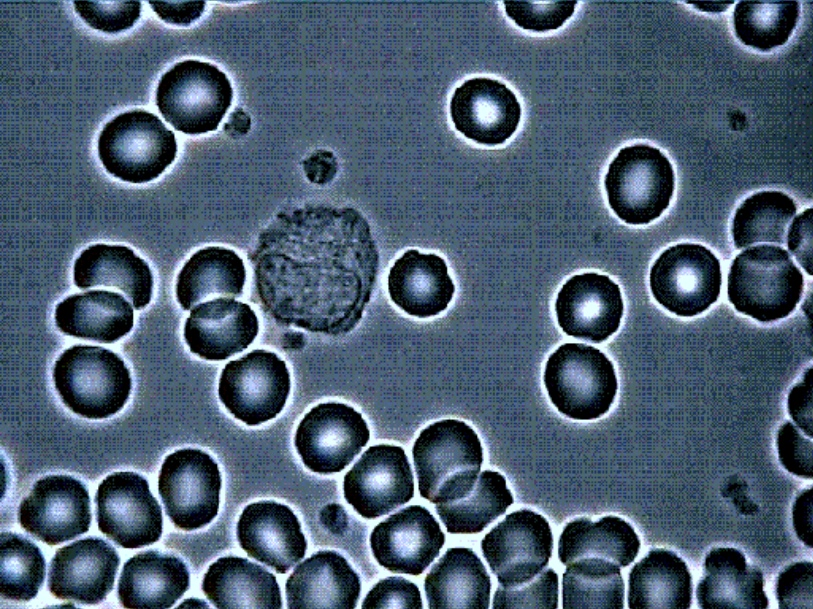
#> input picture BloodCells/image.png, 813 x 609 px
$ jupyter execute Blood_cells.ipynb
#> lines starting #> are read from the running program, lines starting #| are printed output that depends on the picture; after the words box and inside, x2 and y2 are one past the last pixel; in counts of white or black regions, pixels touching at a corner belong together
[cell 1]
import cv2
import numpy as np
from matplotlib import pyplot as plt

[cell 2]
def show(img):
    plt.figure(figsize=(7,7))
    plt.imshow(img, cmap='gray')

[cell 3]
img = cv2.imread('image.png')
#> img is the input picture: shape (609, 813, 3); mean B, G, R 111.9, 93.1, 75.2
gray = cv2.cvtColor(img, cv2.COLOR_BGR2GRAY)
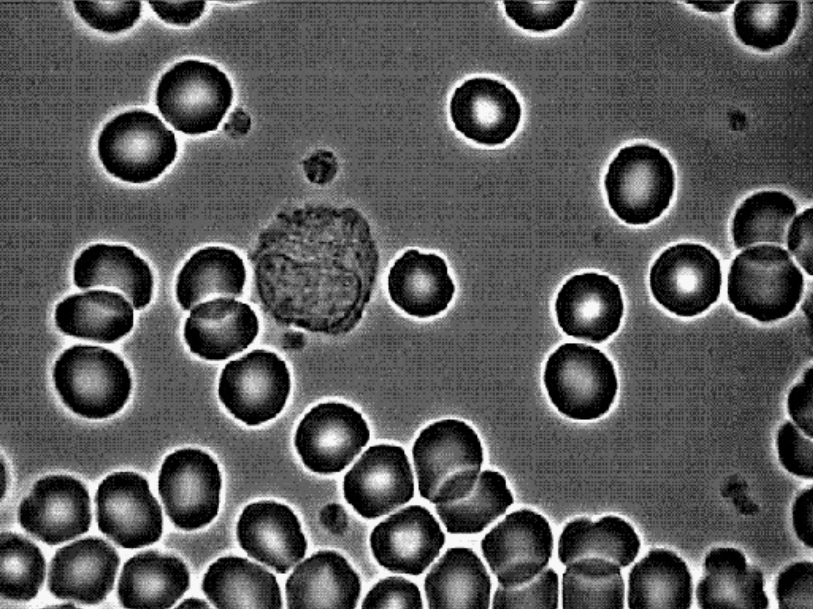
#> gray: shape (609, 813); min 0, max 251, mean 89.9
show(gray)

[cell 4]
blur = cv2.blur(gray, (7,7))
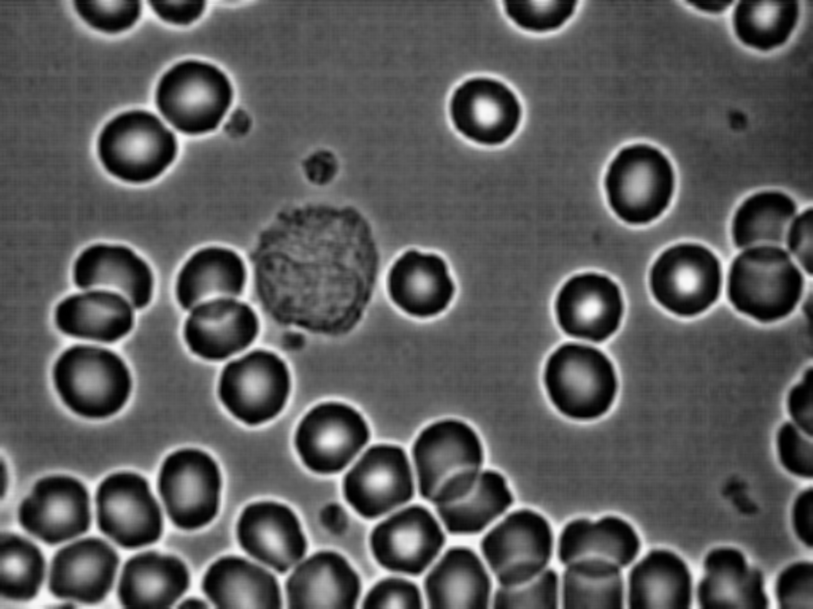
#> blur: shape (609, 813); min 0, max 248, mean 89.9
show(blur)

[cell 5]
canny = cv2.Canny(blur, 130, 240)
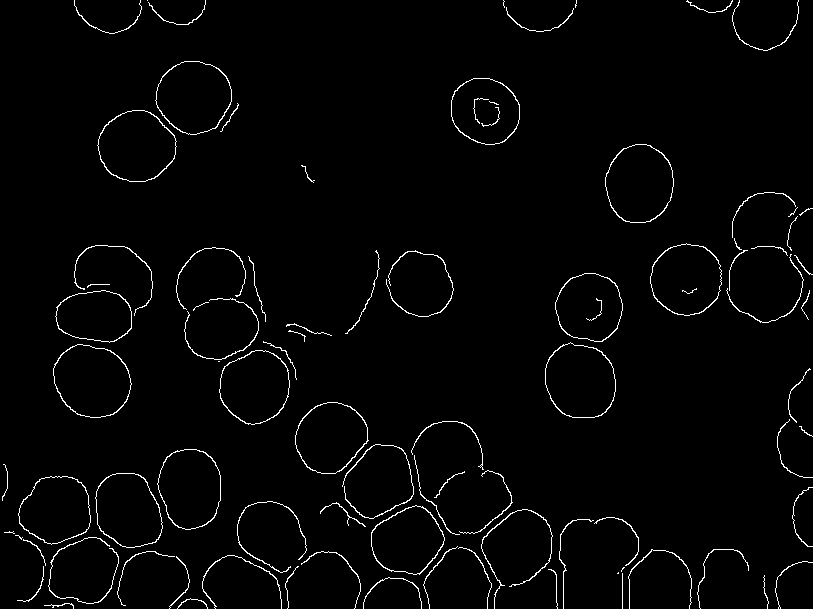
#> canny: shape (609, 813); 2.1% white in thin lines or dots
show(canny)

[cell 6]
kernel1 = cv2.getStructuringElement(cv2.MORPH_RECT, (5,5))
kernel2 = cv2.getStructuringElement(cv2.MORPH_RECT, (4,4))
kernel3 = cv2.getStructuringElement(cv2.MORPH_RECT, (5,5))
close = cv2.morphologyEx(canny, cv2.MORPH_CLOSE, kernel1, iterations=1)
#> close: shape (609, 813); 2.5% white in thin lines or dots
dilate = cv2.morphologyEx(close, cv2.MORPH_DILATE, kernel2, iterations=3)
#> dilate: shape (609, 813); 20.8% white; 20 white regions, largest, box (x1, y1, x2, y2) and area: (1, 399, 755, 609) 43488, (173, 244, 303, 431) 8464, (647, 189, 813, 329) 8328
dilate = cv2.morphologyEx(dilate, cv2.MORPH_CLOSE, kernel3, iterations=2)
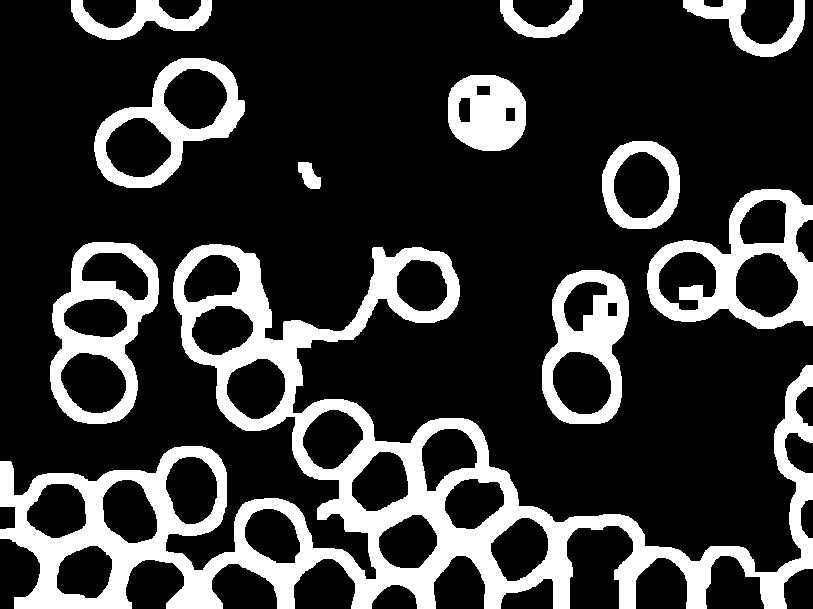
#> dilate: shape (609, 813); 21.6% white; 11 white regions, largest, box (x1, y1, x2, y2) and area: (0, 244, 813, 609) 63698, (647, 189, 813, 329) 8984, (50, 242, 159, 424) 7723
show(dilate)

[cell 7]
hpone=np.ones(dilate.shape, dtype = 'uint8')
rule = cv2.subtract(hpone, dilate)
#> hpone: shape (609, 813); every value is 1
show(rule)

[cell 8]
_, markers = cv2.connectedComponents(rule)
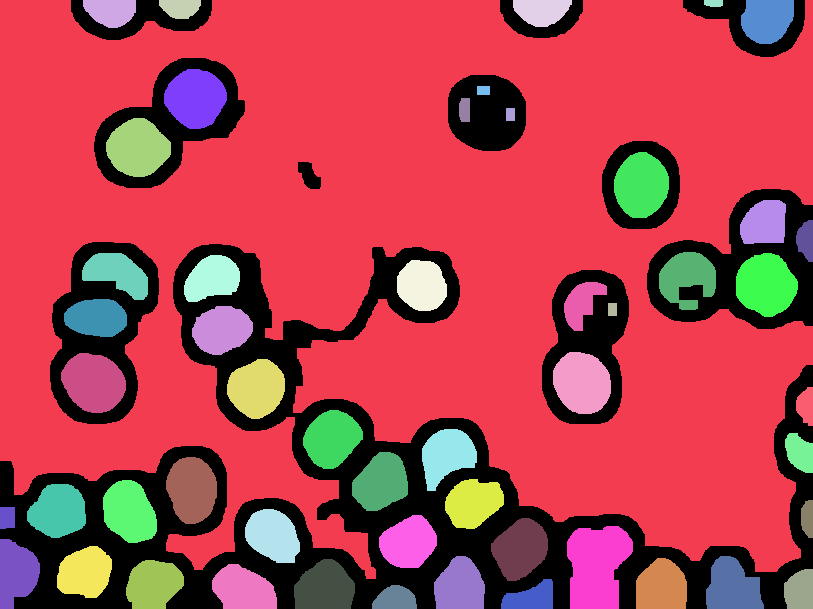
#> markers: shape (609, 813) int32; 53 distinct labels, from 0 to 52; one colour per label, 0 black
show(markers)

[cell 9]
full = np.zeros(dilate.shape, dtype = 'uint8')

[cell 10]
for n in np.unique(markers):
    if n == 0 or n ==1:
        print(n)
        continue
    else:
        full[markers == n] = 255
#> this loop made 53 passes
#| 0
#| 1
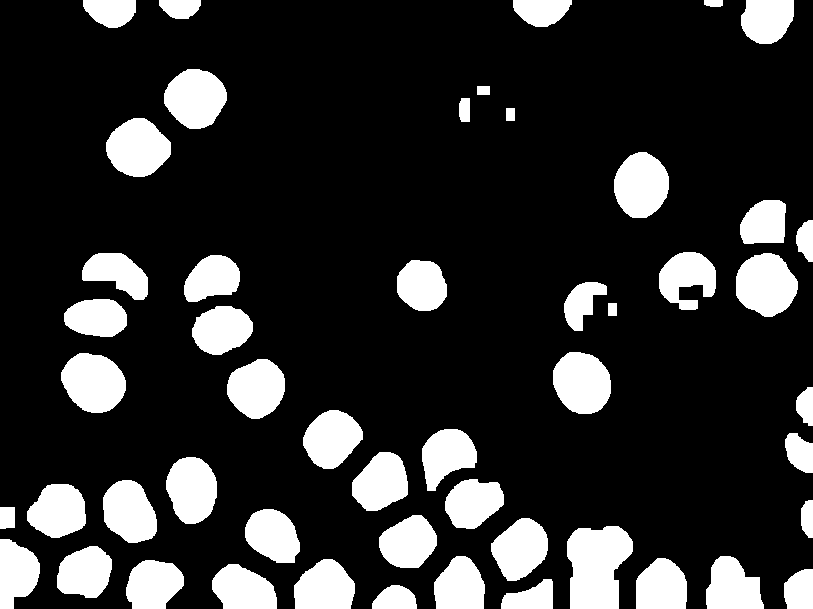
#> full: shape (609, 813); 18.6% white; 51 white regions, largest, box (x1, y1, x2, y2) and area: (567, 526, 633, 609) 4270, (736, 253, 798, 317) 2979, (61, 353, 126, 413) 2942
trim = img

[cell 11]
show(full)

[cell 12]
kernel4 = cv2.getStructuringElement(cv2.MORPH_RECT, (6,6))
res = cv2.morphologyEx(full, cv2.MORPH_ERODE, kernel4, iterations=2)
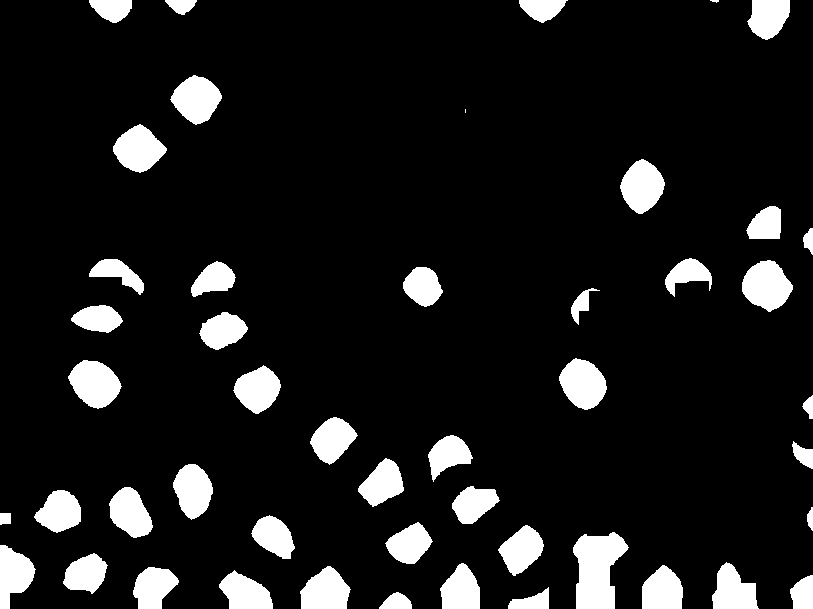
#> res: shape (609, 813); 10.6% white; 48 white regions (2 under 20 px)
show(res)

[cell 13]
import imutils
cnts = cv2.findContours(res.copy(), cv2.RETR_EXTERNAL, cv2.CHAIN_APPROX_SIMPLE)
#> cnts = 48 contours, 2 with area under 20; largest, box (x1, y1, x2, y2) and area: (573, 532, 629, 609) 2819, (742, 260, 793, 312) 1754, (68, 360, 122, 409) 1726, (559, 358, 607, 410) 1671, (170, 75, 222, 125) 1622
cnts = imutils.grab_contours(cnts)

[cell 14]
len(cnts)
#> Out = 48

[cell 15]
img[res == 255]=[255, 0, 0]
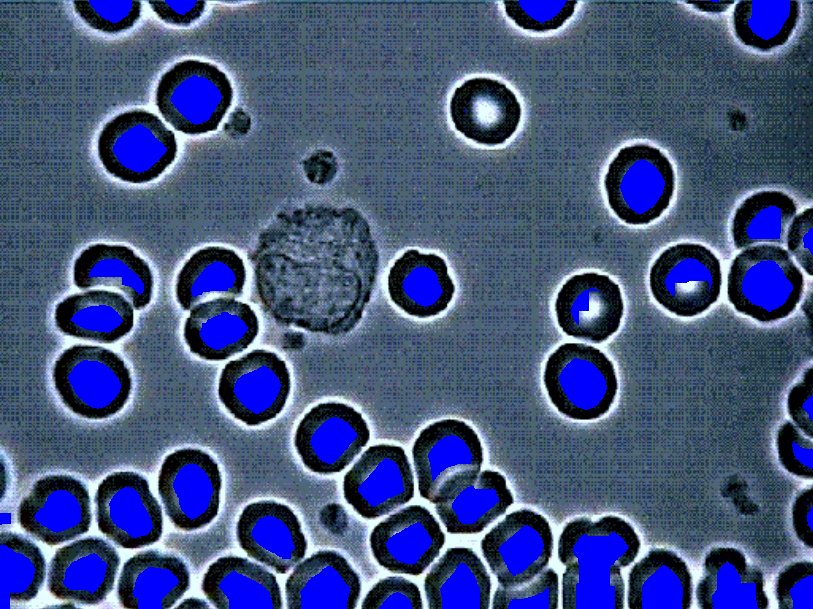
#> img: shape (609, 813, 3); mean B, G, R 126.4, 82.8, 67.1

[cell 16]
i = 0
for c in cnts:
    M = cv2.moments(c)
    if M["m00"] == 0:
        M["m00"] += 0.1
    cX = int(M["m10"]/M["m00"])
    cY = int(M["m01"]/M["m00"])
    cv2.putText(img, str(i), (cX-7, cY+5), cv2.FONT_HERSHEY_SIMPLEX, 0.5, (255, 255, 255), 2)
    i += 1
#> this loop made 48 passes
#> (cX, cY) on passes 1 to 12: (396, 601), (531, 601), (802, 593), (244, 592), (153, 586), (325, 590), (662, 590), (460, 589), (732, 590), (85, 573), (13, 573), (596, 569)
#> (c, cX, cY) on pass 42: ([[465, 109], [465, 112]], 0, 0)
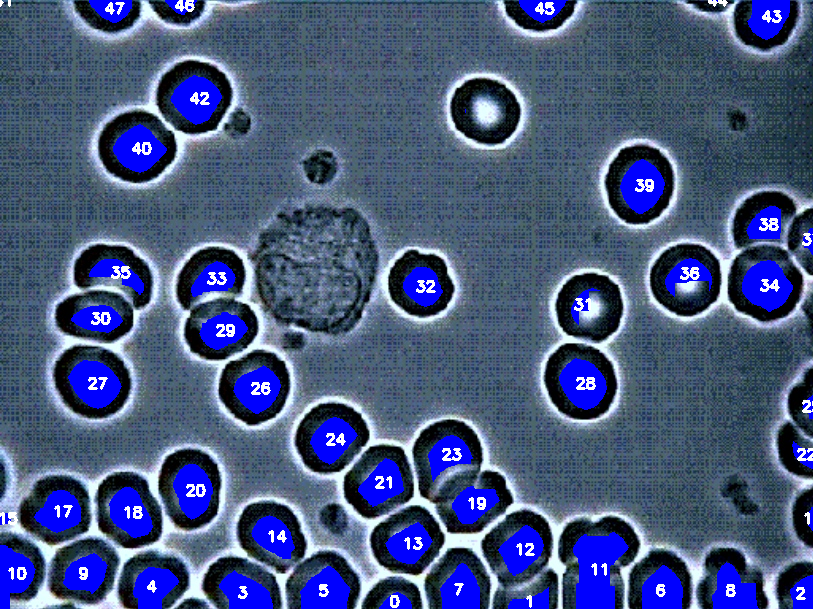
#> img: shape (609, 813, 3); 1.18% of pixels changed, all inside (x1, y1, x2, y2) = (0, 0, 813, 608)
#> after the loop, i = 48
show(img)
